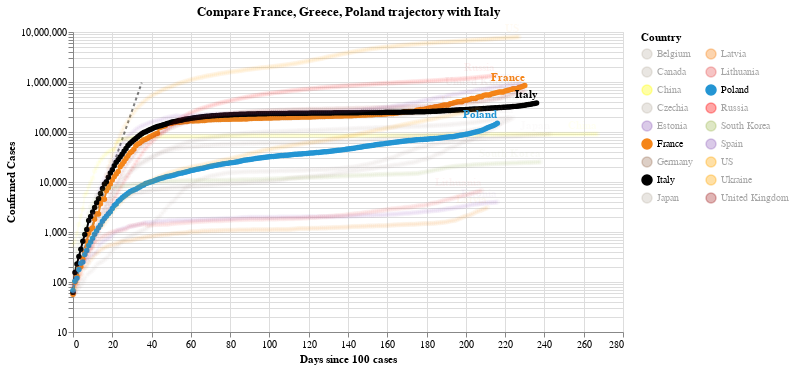

Notebook code cell kept with this figure:
### Code cell
#hide_input
chart2 = make_since_chart(dff2, ['France', 'Greece', 'Poland'], baseline_countries)
chart2

### Figure 1 — Vega-Lite specification as saved in the notebook (floating-point values rounded to 4 significant figures; data arrays with more than 128 entries replaced by an {"elided": "..."} marker saying what was removed)
{"config": {"view": {"continuousWidth": 400, "continuousHeight": 300}}, "layer": [{"data": {"name": "data-628230001892d6798b50651be41d1b3e"}, "mark": {"type": "line", "color": "black", "opacity": 0.5, "strokeDash": [3, 3]}, "encoding": {"x": {"type": "quantitative", "field": "Days since 100 cases"}, "y": {"type": "quantitative", "field": "Confirmed Cases"}}}, {"data": {"name": "data-83ec748cba99b89b96f0f5fa7a32eac5"}, "mark": {"type": "line", "point": true}, "encoding": {"color": {"type": "nominal", "field": "Country", "legend": {"columns": 2}, "scale": {"domain": ["Belgium", "Canada", "China", "Czechia", "Estonia", "France", "Germany", "Italy", "Japan", "Latvia", "Lithuania", "Poland", "Russia", "South Korea", "Spain", "US", "Ukraine", "United Kingdom"], "range": ["#C1B7AD", "#C1B7AD", "yellow", "#C1B7AD", "#9467bd", "#F58518", "#9D755D", "black", "#C1B7AD", "#F58518", "#E45756", "#2495D3", "red", "#A1BA59", "#9467bd", "orange", "orange", "brown"]}}, "opacity": {"condition": {"value": 1, "selection": "selector005"}, "value": 0.05}, "tooltip": [{"type": "nominal", "field": "Country"}, {"type": "temporal", "field": "Date"}, {"type": "quantitative", "field": "Confirmed Cases"}, {"type": "quantitative", "field": "Days since 100 cases"}], "x": {"type": "quantitative", "field": "Days since 100 cases"}, "y": {"type": "quantitative", "field": "Confirmed Cases", "scale": {"type": "log"}}}, "selection": {"selector005": {"type": "multi", "fields": ["Country"], "bind": "legend", "init": [{"Country": "France"}, {"Country": "Greece"}, {"Country": "Poland"}, {"Country": "Italy"}]}}, "width": 550}, {"data": {"name": "data-83ec748cba99b89b96f0f5fa7a32eac5"}, "mark": {"type": "text", "align": "right", "dy": -8, "fontWeight": "bold"}, "encoding": {"color": {"type": "nominal", "field": "Country", "legend": {"columns": 2}, "scale": {"domain": ["Belgium", "Canada", "China", "Czechia", "Estonia", "France", "Germany", "Italy", "Japan", "Latvia", "Lithuania", "Poland", "Russia", "South Korea", "Spain", "US", "Ukraine", "United Kingdom"], "range": ["#C1B7AD", "#C1B7AD", "yellow", "#C1B7AD", "#9467bd", "#F58518", "#9D755D", "black", "#C1B7AD", "#F58518", "#E45756", "#2495D3", "red", "#A1BA59", "#9467bd", "orange", "orange", "brown"]}}, "opacity": {"condition": {"value": 1, "selection": "selector005"}, "value": 0.05}, "text": {"type": "nominal", "field": "Country"}, "tooltip": [{"type": "nominal", "field": "Country"}, {"type": "temporal", "field": "Date"}, {"type": "quantitative", "field": "Confirmed Cases"}, {"type": "quantitative", "field": "Days since 100 cases"}], "x": {"type": "quantitative", "field": "Days since 100 cases"}, "y": {"type": "quantitative", "field": "Confirmed Cases", "scale": {"type": "log"}}}, "transform": [{"filter": "(datum['Date'] >= 1602720000000)"}], "width": 550}], "title": "Compare France, Greece, Poland trajectory with Italy", "$schema": "https://vega.github.io/schema/vega-lite/v4.0.2.json", "datasets": {"data-628230001892d6798b50651be41d1b3e": [{"Days since 100 cases": 0, "Confirmed Cases": 100.0}, {"Days since 100 cases": 1, "Confirmed Cases": 130.0}, {"Days since 100 cases": 2, "Confirmed Cases": 169.0}, {"Days since 100 cases": 3, "Confirmed Cases": 219.7}, {"Days since 100 cases": 4, "Confirmed Cases": 285.6}, {"Days since 100 cases": 5, "Confirmed Cases": 371.3}, {"Days since 100 cases": 6, "Confirmed Cases": 482.7}, {"Days since 100 cases": 7, "Confirmed Cases": 627.5}, {"Days since 100 cases": 8, "Confirmed Cases": 815.7}, {"Days since 100 cases": 9, "Confirmed Cases": 1060.0}, {"Days since 100 cases": 10, "Confirmed Cases": 1379.0}, {"Days since 100 cases": 11, "Confirmed Cases": 1792.0}, {"Days since 100 cases": 12, "Confirmed Cases": 2330.0}, {"Days since 100 cases": 13, "Confirmed Cases": 3029.0}, {"Days since 100 cases": 14, "Confirmed Cases": 3937.0}, {"Days since 100 cases": 15, "Confirmed Cases": 5119.0}, {"Days since 100 cases": 16, "Confirmed Cases": 6654.0}, {"Days since 100 cases": 17, "Confirmed Cases": 8650.0}, {"Days since 100 cases": 18, "Confirmed Cases": 11250.0}, {"Days since 100 cases": 19, "Confirmed Cases": 14620.0}, {"Days since 100 cases": 20, "Confirmed Cases": 19000.0}, {"Days since 100 cases": 21, "Confirmed Cases": 24710.0}, {"Days since 100 cases": 22, "Confirmed Cases": 32120.0}, {"Days since 100 cases": 23, "Confirmed Cases": 41750.0}, {"Days since 100 cases": 24, "Confirmed Cases": 54280.0}, {"Days since 100 cases": 25, "Confirmed Cases": 70560.0}, {"Days since 100 cases": 26, "Confirmed Cases": 91730.0}, {"Days since 100 cases": 27, "Confirmed Cases": 119300.0}, {"Days since 100 cases": 28, "Confirmed Cases": 155000.0}, {"Days since 100 cases": 29, "Confirmed Cases": 201500.0}, {"Days since 100 cases": 30, "Confirmed Cases": 262000.0}, {"Days since 100 cases": 31, "Confirmed Cases": 340600.0}, {"Days since 100 cases": 32, "Confirmed Cases": 442800.0}, {"Days since 100 cases": 33, "Confirmed Cases": 575600.0}, {"Days since 100 cases": 34, "Confirmed Cases": 748300.0}, {"Days since 100 cases": 35, "Confirmed Cases": 972800.0}], "data-83ec748cba99b89b96f0f5fa7a32eac5": {"elided": "4083 records"}}}
